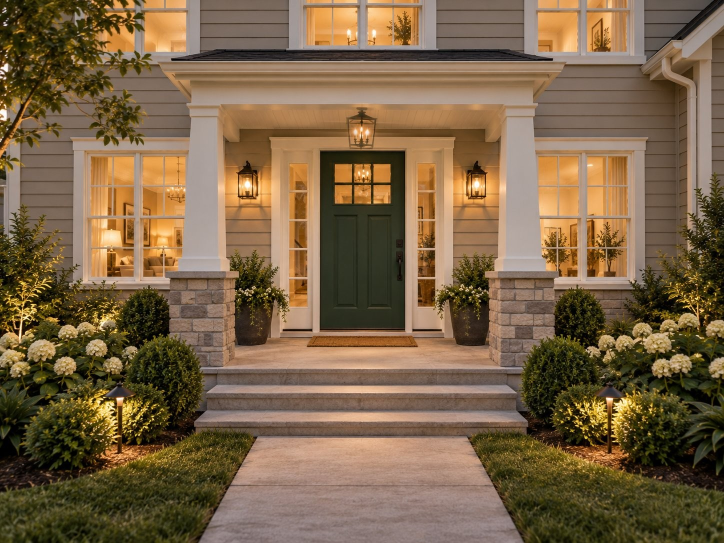
#> input picture demo/site/images/approach-2.jpg, 1448 x 1086 px (shown at 1/2 size); its folder holds 4 pictures in this run
$ python walk_grade.py
#> lines starting #> are read from the running program, lines starting #| are printed output that depends on the picture; after the words box and inside, x2 and y2 are one past the last pixel; in counts of white or black regions, pixels touching at a corner belong together
"""Exposure grade for the walk-through: one camera look across renders that differ in brightness
and color. Prints CORR and NATIVE for Walk in js/engines.js.

CORR[b]: per-channel gain and offset (on 0..1 RGB) that makes shot b match the shot before it,
fit over the area they share when aligned by their anchor rectangles (10th/50th/90th
percentiles). NATIVE[k]: the grade each shot settles into. Outside is chained from the first
approach shot, inside from the last room, and the two are met halfway at the threshold
(door-open -> inside-1), so the whole walk shares one grade.

Usage (from the repo root): python3 tools/walk_grade.py
"""
import json, os
import cv2, numpy as np

IMG = os.path.join(os.path.dirname(__file__), '..', 'demo', 'site', 'images')
R = {'approach-2': [640, 302, 809, 693], 'approach-3': [628, 255, 817, 719], 'approach-4': [562, 167, 875, 839],
     'door': [503, 97, 899, 969], 'door-open@door': [505, 92, 915, 925], 'inside-1': [721, 369, 849, 479],
     'inside-2': [696, 431, 852, 565], 'inside-3': [729, 457, 919, 620], 'inside-4': [660, 461, 853, 627],
     'door-open': [711, 499, 826, 598]}
SEQ = ['approach-2', 'approach-3', 'approach-4', 'door', 'door-open', 'inside-1', 'inside-2', 'inside-3', 'inside-4']

def fit(a, b):
#> called with a = 'approach-2', b = 'approach-3'
    ra, rb = (R['door'], R['door-open@door']) if b == 'door-open' else (R[a], R[b])
    A = cv2.imread(os.path.join(IMG, a + '.jpg'))[:, :, ::-1] / 255.
    B = cv2.imread(os.path.join(IMG, b + '.jpg'))[:, :, ::-1] / 255.
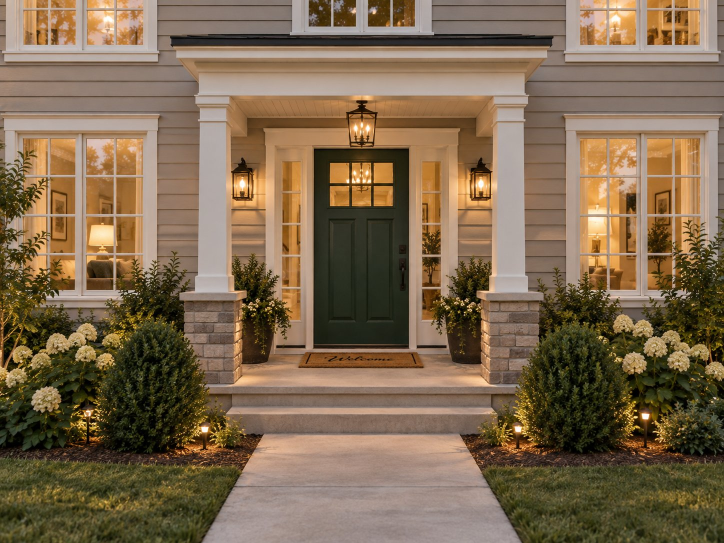
#> input picture demo/site/images/approach-3.jpg, 1448 x 1086 px (shown at 1/2 size)
    s = (ra[2] - ra[0]) / (rb[2] - rb[0])
    M = np.float32([[s, 0, (ra[0] + ra[2]) / 2 - s * (rb[0] + rb[2]) / 2], [0, s, (ra[1] + ra[3]) / 2 - s * (rb[1] + rb[3]) / 2]])
    Bw = cv2.warpAffine(B, M, (A.shape[1], A.shape[0]))
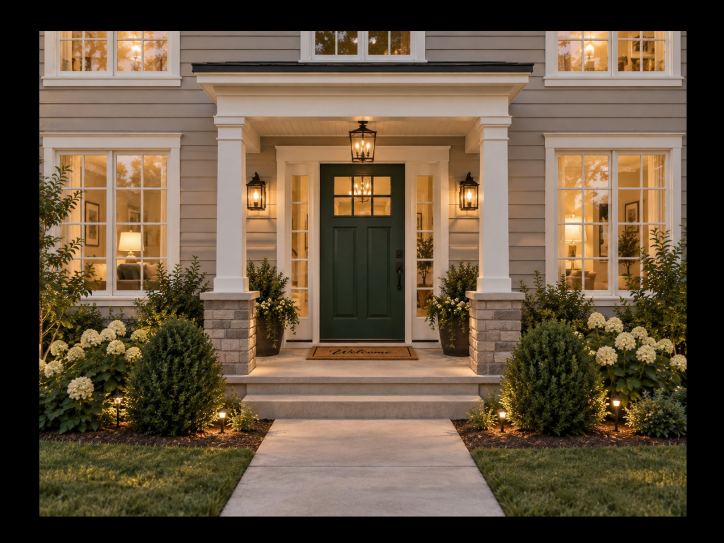
#> Bw: shape (1086, 1448, 3) float64 (shown at 1/2 size); mean R, G, B 0.396, 0.329, 0.246
    V = cv2.erode(cv2.warpAffine(np.ones(B.shape[:2], np.uint8), M, (A.shape[1], A.shape[0])), np.ones((15, 15))) > 0
    if b == 'door-open':  # the doorway shows different things (closed door vs. the room)
        r = R['door']; V[r[1]:r[3], r[0]:r[2]] = False
    g, o = [], []
    for c in range(3):
        pa = np.percentile(A[..., c][V], [10, 50, 90]); pb = np.percentile(Bw[..., c][V], [10, 50, 90])
        k = float(np.clip((pa[2] - pa[0]) / max(pb[2] - pb[0], 1e-3), .75, 1.35))
        g.append(k); o.append(float(np.clip(pa[1] - k * pb[1], -.25, .25)))
#> this loop made 3 passes
#> (pa, pb, k) on passes 1 to 3: ([0.169, 0.51, 0.8], [0.159, 0.537, 0.756], 1.06), ([0.149, 0.416, 0.635], [0.144, 0.435, 0.659], 0.945), ([0.0275, 0.294, 0.545], [0.0445, 0.314, 0.593], 0.944)
#> after the loop, g = [1.06, 0.945, 0.944]; o = [-0.0588, 0.00414, -0.00244]
    return np.array(g), np.array(o)

def comp(A, B): return (A[0] * B[0], A[0] * B[1] + A[1])      # apply B, then A
def inv(A): return (1 / A[0], -A[1] / A[0])
def half(A): r = np.sqrt(A[0]); return (r, A[1] / (1 + r))       # h with h(h(x)) = A(x)

if __name__ == '__main__':
    C = {b: fit(a, b) for a, b in zip(SEQ, SEQ[1:])}
#> call 2 of fit, with a = 'approach-3', b = 'approach-4'
#> in fit (call 2), `ra, rb = (R['door'], R['door-open@door']) if b == 'door-open' else (R[..`: ra = [628, 255, 817, 719]; rb = [562, 167, 875, 839]
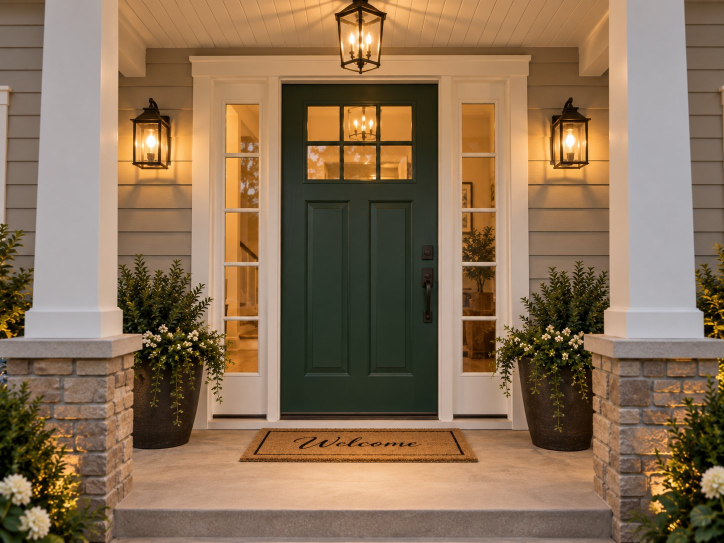
#> input picture demo/site/images/approach-4.jpg, 1448 x 1086 px (shown at 1/2 size)
#> in fit (call 2), `s = (ra[2] - ra[0]) / (rb[2] - rb[0])`: s = 0.604
#> in fit (call 2), `M = np.float32([[s, 0, (ra[0] + ra[2]) / 2 - s * (rb[0] + rb[2]) / 2],..`: M = [[0.604, 0, 288.6], [0, 0.604, 183.3]]
#> in fit (call 2), `Bw = cv2.warpAffine(B, M, (A.shape[1], A.shape[0]))`:
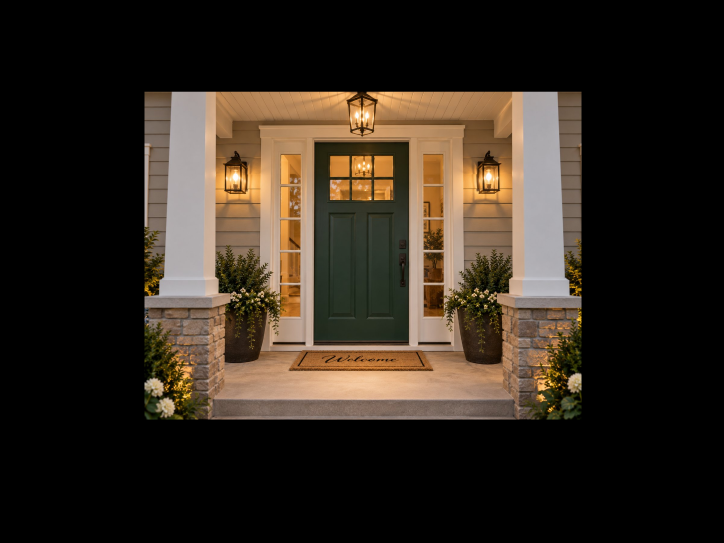
#> Bw: shape (1086, 1448, 3) float64 (shown at 1/2 size); mean R, G, B 0.197, 0.161, 0.122
#> in fit (call 2), `V = cv2.erode(cv2.warpAffine(np.ones(B.shape[:2], np.uint8), M, (A.sha..`:
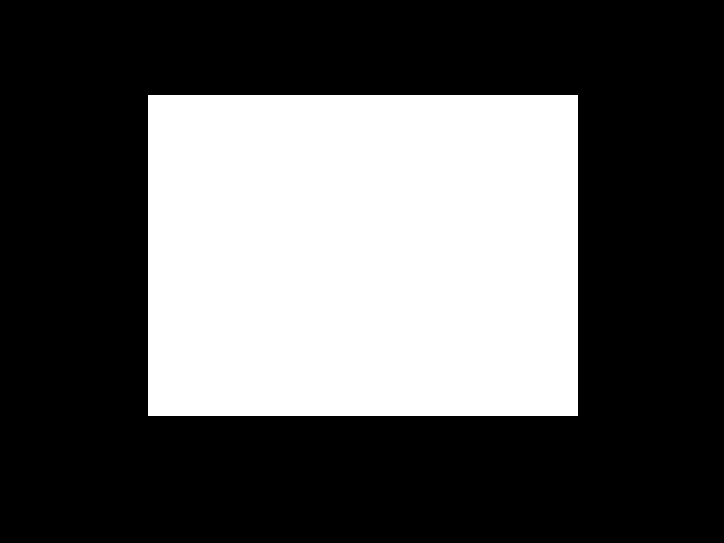
#> V: shape (1086, 1448) bool (shown at 1/2 size); 35.1% white; 1 white region, box (x1, y1, x2, y2) and area: (296, 190, 1156, 832) 552120
#> the loop in fit (call 2), `for c in range(3):` made 3 passes
#> (pa, pb, k) on passes 1 to 3: ([0.145, 0.537, 0.757], [0.16, 0.61, 0.808], 0.944), ([0.137, 0.427, 0.659], [0.163, 0.452, 0.678], 1.01), ([0.051, 0.322, 0.573], [0.0626, 0.33, 0.651], 0.886)
#> after the loop in fit (call 2), `for c in range(3):`: g = [0.944, 1.01, 0.886]; o = [-0.0384, -0.0294, 0.0293]
#> (the run stopped early here; a loop or call above may not have finished)
